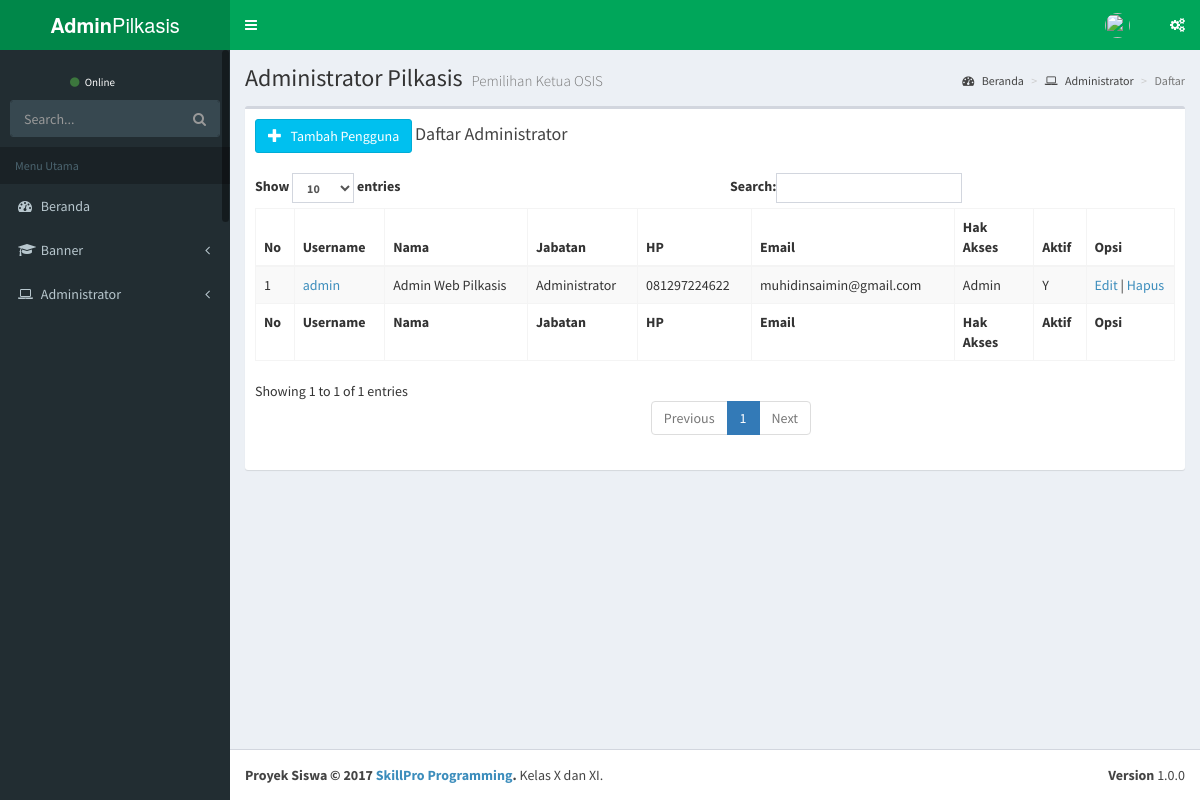
Page /admin/modul/administrator/tampil.php on the committed database.
### tables this page shows
CREATE TABLE `pengguna` (
  `idpengguna` int(2) NOT NULL AUTO_INCREMENT,
  `username` varchar(25) NOT NULL,
  `password` varchar(32) NOT NULL,
  `nama` varchar(50) NOT NULL,
  `jabatan` varchar(30) NOT NULL,
  `hp` varchar(15) NOT NULL,
  `email` varchar(50) NOT NULL,
  `hakakses` varchar(15) NOT NULL,
  `aktif` enum('Y','T') NOT NULL DEFAULT 'T',
  `foto` varchar(50) NOT NULL,
  PRIMARY KEY (`idpengguna`),
  UNIQUE KEY `username` (`username`)
);

### admin/modul/administrator/tampil.php (the view)
<?php include "atas.php"; ?>
  <div class="content-wrapper">
    <section class="content-header">
      <h1>
        Administrator Pilkasis
        <small>Pemilihan Ketua OSIS</small>
      </h1>
      <ol class="breadcrumb">
        <li><a href="."><i class="fa fa-dashboard"></i> Beranda</a></li>
        <li><a href="?m=admin"><i class="fa fa-laptop"></i> Administrator</a></li>
        <li class="active">Daftar</li>
      </ol>
    </section>
	<section class="content">
      <div class="row">
        <div class="col-xs-12">
          <div class="box">
            <div class="box-header">
			  <a href="?m=admin&s=tambah" class="btn btn-large btn-info"><i class="glyphicon glyphicon-plus"></i> &nbsp; Tambah Pengguna</a>
              <h3 class="box-title">Daftar Administrator</h3>
            </div>
            <div class="box-body">
              <table id="pilkasis1" class="table table-bordered table-hover table-striped">
                <thead>
                <tr>
                  <th>No</th>
                  <th>Username</th>
                  <th>Nama</th>
                  <th>Jabatan</th>
                  <th>HP</th>
                  <th>Email</th>
                  <th>Hak Akses</th>
                  <th>Aktif</th>
                  <th>Opsi</th>
                </tr>
                </thead>
                <tbody>
<?php
include "../sambungan.php";
$sql="SELECT * FROM pengguna ORDER BY idpengguna";
$query=mysqli_query($koneksi,$sql);
if(mysqli_num_rows($query)==0){
	echo "<td colspan='6'>Data Masih Kosong</td>";
}else{
	$no=1;
	while($r=mysqli_fetch_assoc($query)){
	  echo "<tr>";
		echo "<td>$no</td>";
		echo "<td><a href='?m=admin&s=detail&idp=".$r['idpengguna']."'>".$r['username']."</a></td>";
		echo "<td>".$r['nama']."</td>";
		echo "<td>".$r['jabatan']."</td>";
		echo "<td>".$r['hp']."</td>";
		echo "<td>".$r['email']."</td>";
		echo "<td>".$r['hakakses']."</td>";
		echo "<td>".$r['aktif']."</td>";
		echo '<td><a href="index.php?m=admin&s=edit&idp='.$r['idpengguna'].'">Edit</a> | <a href="index.php?m=admin&s=hapus&idp='.$r['idpengguna'].'" onclick="return confirm(\'Yakin Akan dihapus?\')">Hapus</a></td>';
	  echo "</tr>";
		$no++;
	}
}
?>
                </tbody>
                <tfoot>
                <tr>
                  <th>No</th>
                  <th>Username</th>
                  <th>Nama</th>
                  <th>Jabatan</th>
                  <th>HP</th>
                  <th>Email</th>
                  <th>Hak Akses</th>
                  <th>Aktif</th>
                  <th>Opsi</th>
                </tr>
                </tfoot>
              </table>
            </div>
          </div>
        </div>
      </div>
    </section>
<?php include "bawah.php"; ?>

### rows in the picture
pengguna: username "admin", nama "Admin Web Pilkasis", jabatan "Administrator", hp "081297224622", email "muhidinsaimin@gmail.com", hakakses "Admin", aktif "Y"
